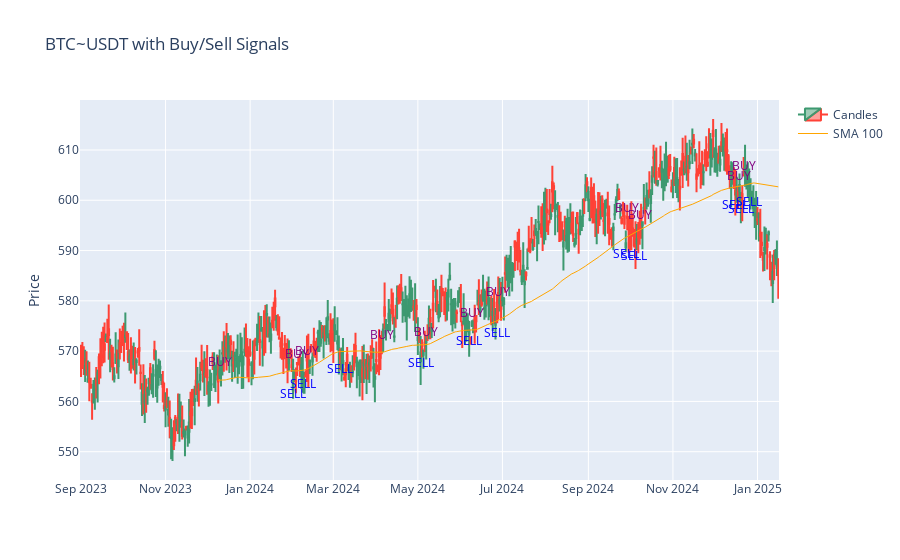

Here is the notebook cell this chart was saved with:
### Code cell
import plotly.graph_objects as go
import pandas as pd
import numpy as np
import talib as ta
import warnings

# Suppress all warnings
warnings.filterwarnings("ignore")


# Load data
# df_orig = get_historical_klines(limit= 252 * 4, interval='1d')
df = df_orig.copy()

# df['Date'] = pd.to_datetime(df['Timestamp'], unit="s")
df.sort_values(by="Date", ascending=True, inplace=True)

# Calculate SMAs
df['sma100'] = ta.SMA(df['Close'].to_numpy(), timeperiod=100)

# Generate signals
df['Signal'] = 0  # Default no signal

df['Signal'][100:] = np.where(df['Close'][100:] > df['sma100'][100:], 1, 0)  # Buy signal when close > sma100
df['Signal'][100:] = np.where(df['Close'][100:] < df['sma100'][100:], -1, df['Signal'][100:])  # Sell signal when close < sma100

# Generate signals using .loc to avoid ChainedAssignmentError
# df.loc[100:, 'Signal'] = np.where(df['Close'][100:] > df['sma100'][100:], 1, 0)  # Buy signal when close > sma100
# df.loc[100:, 'Signal'] = np.where(df['Close'][100:] < df['sma100'][100:], -1, df.loc[100:, 'Signal'])  # Sell signal when close < sma100


# Create a list for annotations
annotations = []
for i in range(1, len(df)):
    if df['Signal'].iloc[i] == 1 and df['Signal'].iloc[i-1] != 1:
        annotations.append(dict(x=df['Date'].iloc[i], y=df['Close'].iloc[i],
                                 ax=0, ay=-10, xref='x', yref='y',
                                 showarrow=True, arrowhead=2,
                                 text='BUY', font=dict(color='purple')))
    elif df['Signal'].iloc[i] == -1 and df['Signal'].iloc[i-1] != -1:
        annotations.append(dict(x=df['Date'].iloc[i], y=df['Close'].iloc[i],
                                 ax=0, ay=10, xref='x', yref='y',
                                 showarrow=True, arrowhead=2,
                                 text='SELL', font=dict(color='blue')))

# Create the candlestick chart with SMAs
fig = go.Figure(data=[go.Candlestick(x=df['Date'],
                                      open=df['Open'], high=df['High'],
                                      low=df['Low'], close=df['Close'], name="Candles")],)

# Add SMAs to the figure
fig.add_trace(go.Scatter(x=df['Date'], y=df['sma100'], mode='lines', name='SMA 100', line=dict(color='orange', width=1)))

# Update layout with annotations and title
fig.update_layout(
    title=dict(text='BTC~USDT with Buy/Sell Signals'),
    yaxis=dict(title=dict(text='Price')),
    shapes=[dict(
        x0='2023-09-01', x1='2023-09-01', y0=300, y1=1000, xref='x', yref='paper',
        line_width=2)],
    annotations=annotations,
    xaxis_rangeslider_visible=False
)

# Show the figure
fig.show()

### Figure 1 — Plotly figure (JSON) as saved in the notebook; plotly's stock layout.template omitted (floating-point values rounded to 4 significant figures; data arrays with more than 128 entries replaced by an {"elided": "..."} marker saying what was removed)
{"data": [{"close": {"elided": "504 float values"}, "high": {"elided": "504 float values"}, "low": {"elided": "504 float values"}, "name": "Candles", "open": {"elided": "504 float values"}, "type": "candlestick", "x": {"elided": "504 str values"}}, {"line": {"color": "orange", "width": 1}, "mode": "lines", "name": "SMA 100", "type": "scatter", "x": {"elided": "504 str values"}, "y": {"elided": "504 float values"}}], "layout": {"annotations": [{"arrowhead": 2, "ax": 0, "ay": -10, "font": {"color": "purple"}, "showarrow": true, "text": "BUY", "x": "2023-12-10T00:00:00", "xref": "x", "y": 566.0, "yref": "y"}, {"arrowhead": 2, "ax": 0, "ay": 10, "font": {"color": "blue"}, "showarrow": true, "text": "SELL", "x": "2024-02-01T00:00:00", "xref": "x", "y": 563.5, "yref": "y"}, {"arrowhead": 2, "ax": 0, "ay": -10, "font": {"color": "purple"}, "showarrow": true, "text": "BUY", "x": "2024-02-04T00:00:00", "xref": "x", "y": 567.5, "yref": "y"}, {"arrowhead": 2, "ax": 0, "ay": 10, "font": {"color": "blue"}, "showarrow": true, "text": "SELL", "x": "2024-02-08T00:00:00", "xref": "x", "y": 565.6, "yref": "y"}, {"arrowhead": 2, "ax": 0, "ay": -10, "font": {"color": "purple"}, "showarrow": true, "text": "BUY", "x": "2024-02-11T00:00:00", "xref": "x", "y": 568.1, "yref": "y"}, {"arrowhead": 2, "ax": 0, "ay": 10, "font": {"color": "blue"}, "showarrow": true, "text": "SELL", "x": "2024-03-06T00:00:00", "xref": "x", "y": 568.6, "yref": "y"}, {"arrowhead": 2, "ax": 0, "ay": -10, "font": {"color": "purple"}, "showarrow": true, "text": "BUY", "x": "2024-04-05T00:00:00", "xref": "x", "y": 571.3, "yref": "y"}, {"arrowhead": 2, "ax": 0, "ay": 10, "font": {"color": "blue"}, "showarrow": true, "text": "SELL", "x": "2024-05-03T00:00:00", "xref": "x", "y": 569.7, "yref": "y"}, {"arrowhead": 2, "ax": 0, "ay": -10, "font": {"color": "purple"}, "showarrow": true, "text": "BUY", "x": "2024-05-07T00:00:00", "xref": "x", "y": 571.9, "yref": "y"}, {"arrowhead": 2, "ax": 0, "ay": 10, "font": {"color": "blue"}, "showarrow": true, "text": "SELL", "x": "2024-06-07T00:00:00", "xref": "x", "y": 574.1, "yref": "y"}, {"arrowhead": 2, "ax": 0, "ay": -10, "font": {"color": "purple"}, "showarrow": true, "text": "BUY", "x": "2024-06-09T00:00:00", "xref": "x", "y": 575.7, "yref": "y"}, {"arrowhead": 2, "ax": 0, "ay": 10, "font": {"color": "blue"}, "showarrow": true, "text": "SELL", "x": "2024-06-27T00:00:00", "xref": "x", "y": 575.7, "yref": "y"}, {"arrowhead": 2, "ax": 0, "ay": -10, "font": {"color": "purple"}, "showarrow": true, "text": "BUY", "x": "2024-06-28T00:00:00", "xref": "x", "y": 579.8, "yref": "y"}, {"arrowhead": 2, "ax": 0, "ay": 10, "font": {"color": "blue"}, "showarrow": true, "text": "SELL", "x": "2024-09-28T00:00:00", "xref": "x", "y": 591.5, "yref": "y"}, {"arrowhead": 2, "ax": 0, "ay": -10, "font": {"color": "purple"}, "showarrow": true, "text": "BUY", "x": "2024-09-29T00:00:00", "xref": "x", "y": 596.5, "yref": "y"}, {"arrowhead": 2, "ax": 0, "ay": 10, "font": {"color": "blue"}, "showarrow": true, "text": "SELL", "x": "2024-10-04T00:00:00", "xref": "x", "y": 591.0, "yref": "y"}, {"arrowhead": 2, "ax": 0, "ay": -10, "font": {"color": "purple"}, "showarrow": true, "text": "BUY", "x": "2024-10-08T00:00:00", "xref": "x", "y": 595.2, "yref": "y"}, {"arrowhead": 2, "ax": 0, "ay": 10, "font": {"color": "blue"}, "showarrow": true, "text": "SELL", "x": "2024-12-16T00:00:00", "xref": "x", "y": 601.2, "yref": "y"}, {"arrowhead": 2, "ax": 0, "ay": -10, "font": {"color": "purple"}, "showarrow": true, "text": "BUY", "x": "2024-12-19T00:00:00", "xref": "x", "y": 603.0, "yref": "y"}, {"arrowhead": 2, "ax": 0, "ay": 10, "font": {"color": "blue"}, "showarrow": true, "text": "SELL", "x": "2024-12-20T00:00:00", "xref": "x", "y": 600.3, "yref": "y"}, {"arrowhead": 2, "ax": 0, "ay": -10, "font": {"color": "purple"}, "showarrow": true, "text": "BUY", "x": "2024-12-22T00:00:00", "xref": "x", "y": 604.9, "yref": "y"}, {"arrowhead": 2, "ax": 0, "ay": 10, "font": {"color": "blue"}, "showarrow": true, "text": "SELL", "x": "2024-12-26T00:00:00", "xref": "x", "y": 601.8, "yref": "y"}], "shapes": [{"line": {"width": 2}, "x0": "2023-09-01", "x1": "2023-09-01", "xref": "x", "y0": 300, "y1": 1000, "yref": "paper"}], "title": {"text": "BTC~USDT with Buy/Sell Signals"}, "xaxis": {"rangeslider": {"visible": false}}, "yaxis": {"title": {"text": "Price"}}}}
